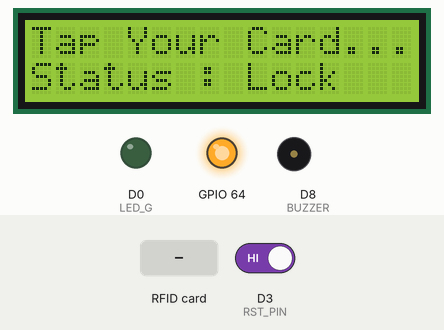
Recording of a sketch running on a simulated ESP8266 (NodeMCU). Shown: 16×2 character LCD, output pins drawn as LEDs (lit = HIGH), buzzer (waves = sounding, pin HIGH). Inputs (shaded band) come from the test bench; at power-on: D3 (RST_PIN) HIGH. WiFi joins after 1.5 s; servers stay silent unless stated; uploads are accepted with an empty reply; what the sketch prints to the serial monitor is not drawn.

Above: at 3.3 s.
3.4 s: D3 (RST_PIN) driven LOW
At 4.9 s:
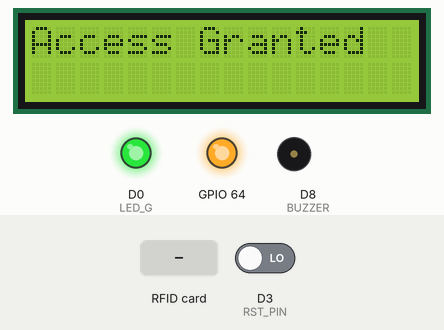
6.4 s: RFID card 5B 4D 48 21 held to the reader
At 8.0 s:
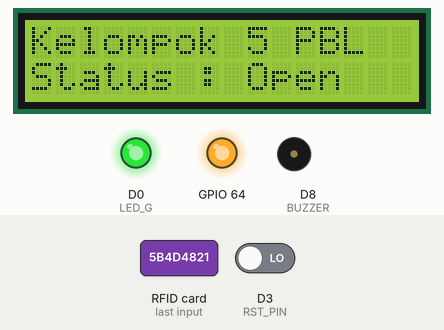
9.4 s: RFID card EF 89 D0 4E held to the reader
At 10.3 s:
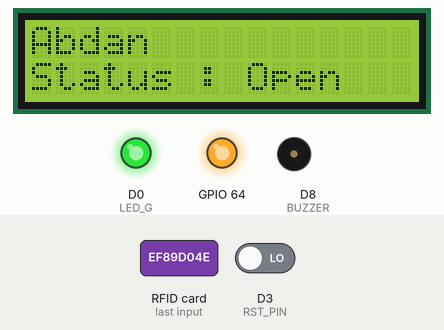
12.4 s: RFID card AD DE ED A5 held to the reader
At 13.8 s:
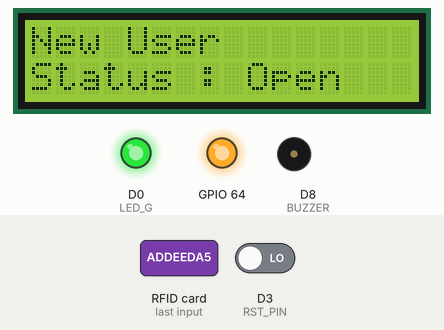
15.4 s: RFID card 5E 7A 19 C4 held to the reader
At 17.9 s:
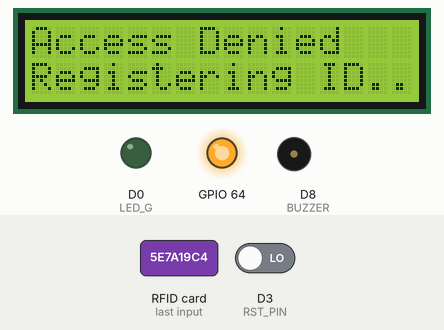
18.4 s: RFID card 5B 4D 48 21 held to the reader
At 19.05 s:
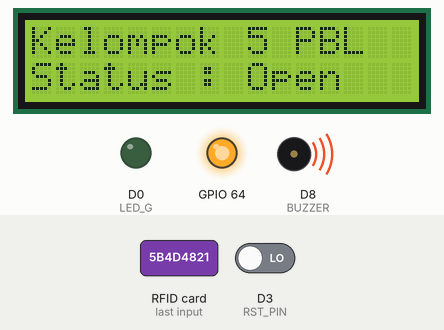
Timing chart, 0 to 22.4 s (numbered marks = the images above; inputs shaded):
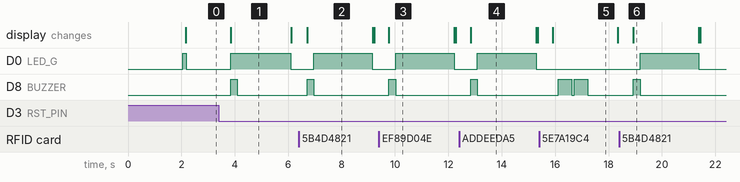

Measured:
- after the input at 3.4 s, D0 (LED_G): LOW → HIGH after 0.45 s, → LOW 2.3 s later; D8 (BUZZER): LOW → HIGH after 0.45 s, → LOW 0.25 s later; the display: changes after 0.45 s (image 1)
- after the input at 6.4 s, D0 (LED_G): LOW → HIGH after 0.56 s, → LOW 2.2 s later; D8 (BUZZER): LOW → HIGH after 0.31 s, → LOW 0.25 s later; the display: changes after 0.31 s (image 2)
- after the input at 9.4 s, D0 (LED_G): LOW → HIGH after 0.62 s, → LOW 2.2 s later; D8 (BUZZER): LOW → HIGH after 0.37 s, → LOW 0.25 s later; the display: changes after 0.37 s (image 3)
- after the input at 12.4 s, D0 (LED_G): LOW → HIGH after 0.69 s, → LOW 2.2 s later; D8 (BUZZER): LOW → HIGH after 0.44 s, → LOW 0.25 s later; the display: changes after 0.44 s (image 4)
- after the input at 15.4 s, D8 (BUZZER): alternates HIGH for 0.50 s and LOW for 0.10 s, 4 changes in all, then stays LOW, starting after 0.71 s; the display: changes after 0.51 s (image 5)
- after the input at 18.4 s, D0 (LED_G): LOW → HIGH after 0.78 s, → LOW 2.2 s later; D8 (BUZZER): LOW → HIGH after 0.53 s, → LOW 0.25 s later; the display: changes after 0.53 s (image 6)
- what the display in image 1 shows lasts 2.3 s, from 3.8 s to 6.1 s

The sketch:

doorlockfinallll.ino
```cpp
#include <Wire.h>
#include <hd44780.h>
#include <hd44780ioClass/hd44780_I2Cexp.h>
#include <ESP8266WiFi.h>
#include <SPI.h>
#include <MFRC522.h>
#include <ESP8266HTTPClient.h>
#include <PCF8574.h>

#define SS_PIN D4
#define RST_PIN D3
#define LED_G D0
#define RELAY D0
#define BUZZER D8
#define BUTTON_PIN 0
#define ACCESS_DELAY 2000
#define DENIED_DELAY 1000

MFRC522 mfrc522(SS_PIN, RST_PIN);

const char* ssid = "Queensa";
const char* password = "Mahira101010";
const char* flaskServerIp = "192.168.100.205";

struct AuthorizedCard {
  String uid;
  String name;
};

AuthorizedCard authorizedCards[3] = {
  {"5B4D4821", "Kelompok 5 PBL"},
  {"EF89D04E", "Abdan"},
  {"ADDEEDA5", "New User"}  // UID dan nama baru
};

WiFiClient wifiClient;

volatile bool buttonPressed = false;

void IRAM_ATTR buttonISR() {
  buttonPressed = true;
}

PCF8574 pcf8574(0x20);  // Alamat I2C PCF8574
hd44780_I2Cexp lcd(0x27, 2, 16);  // Alamat I2C LCD, 16x2 karakter

void configureButton() {
  pcf8574.begin();

  // Set button pin as INPUT and enable internal pull-up resistor
  pcf8574.write(BUTTON_PIN, HIGH);  // Enable internal pull-up

  attachInterrupt(digitalPinToInterrupt(BUTTON_PIN), buttonISR, FALLING);
}

void sendUidToServer(String uid) {
  HTTPClient http;
  String serverUrl = "http://" + String(flaskServerIp) + ":5000/update_uid";
  String postData = "uid=" + uid;

  http.begin(wifiClient, serverUrl);
  http.addHeader("Content-Type", "application/x-www-form-urlencoded");
  int httpCode = http.POST(postData);

  Serial.println(uid);
  Serial.println(httpCode);

  http.end();
}

void setup() {
  Serial.begin(9600);
  configureButton();
  WiFi.begin(ssid, password);  // Mencoba terhubung ke WiFi

  while (WiFi.status() != WL_CONNECTED) {
    delay(1000);
    Serial.println("Connecting to WiFi...");
  }

  Serial.println("Connected to WiFi");
  Serial.print("IP Address: ");
  Serial.println(WiFi.localIP());

  SPI.begin();
  mfrc522.PCD_Init();
  pinMode(LED_G, OUTPUT);
  pinMode(RELAY, OUTPUT);
  pinMode(BUZZER, OUTPUT);
  digitalWrite(BUZZER, LOW);
  digitalWrite(RELAY, HIGH);

  lcd.init();
  lcd.backlight();
  lcd.setCursor(0, 0);
  lcd.print("Tap Your Card");

  Serial.println("Put your card to the reader...");
  Serial.println();
}

void loop() {
  lcd.clear();
  lcd.setCursor(0, 0);
  lcd.print("Tap Your Card...");
  lcd.setCursor(0, 1);
  lcd.print("Status : Lock");

  int buttonState = pcf8574.read(BUTTON_PIN);

  if (buttonPressed || buttonState == LOW) {
    Serial.println("Button Pressed!");
    lcd.clear();
    lcd.print("Access Granted");
    digitalWrite(RELAY, HIGH);
    digitalWrite(BUZZER, HIGH);
    delay(250);
    digitalWrite(BUZZER, LOW);
    digitalWrite(LED_G, HIGH);

    delay(ACCESS_DELAY);

    digitalWrite(RELAY, LOW);
    digitalWrite(LED_G, LOW);

    lcd.clear();
    lcd.print("Card Reader");
    lcd.setCursor(0, 1);
    lcd.print("Ready...");

    buttonPressed = false;
  }

  mfrc522.PICC_HaltA();
  mfrc522.PCD_StopCrypto1();

  if (!mfrc522.PICC_IsNewCardPresent()) {
    digitalWrite(RELAY, HIGH);
    digitalWrite(LED_G, LOW);
    digitalWrite(BUZZER, LOW);  // Tidak ada bunyi ketika tidak ada kartu yang terdeteksi
    delay(500);  // Delay untuk menghindari berkedip saat terus-menerus memeriksa kartu
    return;
  }

  if (!mfrc522.PICC_ReadCardSerial()) {
    return;
  }

  String content = "";

  for (byte i = 0; i < mfrc522.uid.size; i++) {
    content.concat(String(mfrc522.uid.uidByte[i] < 0x10 ? "0" : ""));
    content.concat(String(mfrc522.uid.uidByte[i], HEX));
  }
  content.toUpperCase();

  String sanitizedContent = content;

  bool isAuthorized = false;

  for (int i = 0; i < sizeof(authorizedCards) / sizeof(authorizedCards[0]); i++) {
    if (sanitizedContent == authorizedCards[i].uid) {
      isAuthorized = true;
      lcd.clear();
      lcd.setCursor(0, 0);
      lcd.print(authorizedCards[i].name);
      lcd.setCursor(0, 1);
      lcd.print("Status : Open");
      digitalWrite(RELAY, LOW);
      digitalWrite(BUZZER, HIGH);
      delay(250);
      digitalWrite(BUZZER, LOW);
      digitalWrite(LED_G, HIGH);

      sendUidToServer(sanitizedContent);

      delay(ACCESS_DELAY);

      digitalWrite(RELAY, HIGH);
      digitalWrite(LED_G, LOW);
      lcd.clear();
      break;
    }
  }

  if (!isAuthorized) {
    lcd.clear();
    lcd.setCursor(0, 0);
    lcd.print("Access Denied");
    lcd.setCursor(0, 1);
    lcd.print("Registering ID...");

    sendUidToServer(sanitizedContent);

    for (int j = 0; j < 2; j++) {
      digitalWrite(BUZZER, HIGH);
      delay(500);
      digitalWrite(BUZZER, LOW);
      delay(100);
    }

    delay(DENIED_DELAY);
    digitalWrite(BUZZER, LOW);
  }

  // Reset RFID setelah selesai membaca kartu
  mfrc522.PICC_HaltA();
  mfrc522.PCD_StopCrypto1();
}
```
